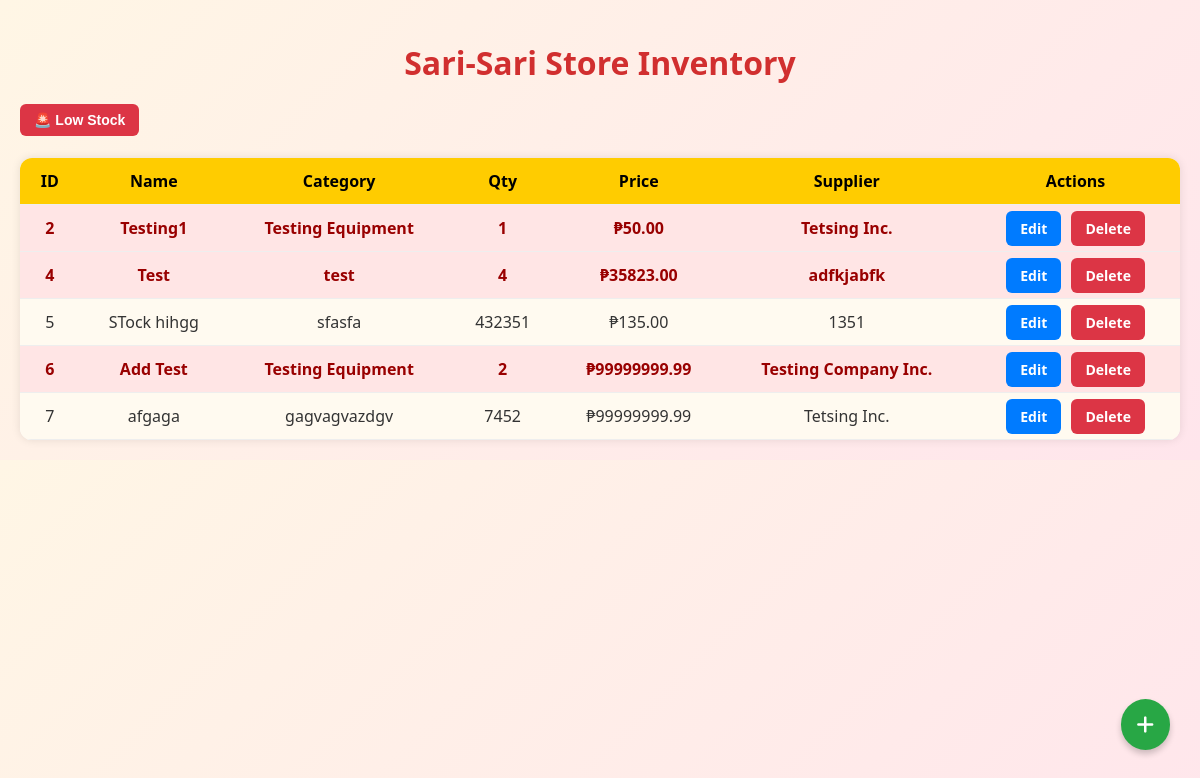
The page / on the database its author committed.
### tables this page shows
CREATE TABLE `products` (
  `id` int(11) NOT NULL,
  `name` varchar(100) DEFAULT NULL,
  `category` varchar(50) DEFAULT NULL,
  `quantity` int(11) DEFAULT NULL,
  `price` decimal(10,2) DEFAULT NULL,
  `supplier` varchar(100) DEFAULT NULL
);

### index.php (the view, shortened to what this page needs)
<?php
include 'db.php';
$stmt = $conn->query("SELECT * FROM products");
$products = $stmt->fetchAll(PDO::FETCH_ASSOC);
?>
<!DOCTYPE html>
<html>
<head>
  <link rel="stylesheet" href="css/style.css">
  <link rel="stylesheet" href="https://cdnjs.cloudflare.com/ajax/libs/font-awesome/6.5.0/css/all.min.css">
</head>
<body>
    <h1>Sari-Sari Store Inventory</h1>
    <a href="add.php" class="add-button" title="Add New Product">
        <i class="fas fa-plus"></i>
    </a>
    <button class="btn-red" id="lowStockBtn">🚨 Low Stock</button><br><br>
    <table>
        <tr>
        <th>ID</th><th>Name</th><th>Category</th><th>Qty</th><th>Price</th><th>Supplier</th><th>Actions</th>
        </tr>
        <?php foreach ($products as $row): ?>
        <tr data-quantity="<?= (int)$row['quantity'] ?>">
        <td><?= htmlspecialchars($row['id']) ?></td>
        <td><?= htmlspecialchars($row['name']) ?></td>
        <td><?= htmlspecialchars($row['category']) ?></td>
        <td><?= htmlspecialchars($row['quantity']) ?></td>
        <td>&#8369;<?= htmlspecialchars($row['price']) ?></td>
        <td><?= htmlspecialchars($row['supplier']) ?></td>
        <td>
            <a href="edit.php?id=<?php echo $row['id']; ?>" class="btn-blue">Edit</a>
            <a href="delete.php?id=<?php echo $row['id']; ?>" class="btn-red" onclick="return confirm('Delete this product?');">Delete</a>
        </td>
        </tr>
        <?php endforeach; ?>
    </table>
    </body>
</html>

### css/style.css (style rules this page uses)
body { font-family: 'Segoe UI', sans-serif; background: linear-gradient(135deg, #fff6e5, #ffe5ec); color: #333; margin: 0; padding: 20px; }
h1, h2 { text-align: center; color: #d12f2f; margin-bottom: 20px; }
a { color: #d12f2f; text-decoration: none; font-weight: bold; }
button { background-color: #ffb703; color: #000; padding: 10px 20px; border: none; border-radius: 8px; cursor: pointer; font-weight: bold; transition: background-color 0.2s; }
.add-button { display: inline-block; background-color: #28a745; color: white; font-size: 20px; border-radius: 50%; padding: 12px 16px; text-align: center; text-decoration: none; font-weight: bold; box-shadow: 0 4px 6px rgba(0, 0, 0, 0.2); transition: background-color 0.3s, transform 0.2s; margin-bottom: 20px; }
.add-button { position: fixed; bottom: 30px; right: 30px; z-index: 1000; }
.btn-blue { background-color: #007bff; color: white; font-size: 14px; padding: 8px 14px; border-radius: 6px; text-decoration: none; font-weight: bold; transition: background-color 0.3s, transform 0.2s; margin-right: 6px; }
.btn-red { background-color: #dc3545; color: white; font-size: 14px; padding: 8px 14px; border-radius: 6px; text-decoration: none; font-weight: bold; transition: background-color 0.3s, transform 0.2s; }
table { width: 100%; border-collapse: collapse; background: #fff; box-shadow: 0 0 10px rgba(0, 0, 0, 0.1); border-radius: 12px; overflow: hidden; }
th, td { padding: 12px 15px; text-align: center; border-bottom: 1px solid #eee; }
th { background-color: #ffcc00; color: #000; }
tr:nth-child(even) { background-color: #fffaf0; }

### rows shown on the page
products: id "2", name "Testing1", category "Testing Equipment", quantity "1", price "50.00", supplier "Tetsing Inc."
products: id "4", name "Test", category "test", quantity "4", price "35823.00", supplier "adfkjabfk"
products: id "5", name "STock hihgg", category "sfasfa", quantity "432351", price "135.00", supplier "1351"
products: id "6", name "Add Test", category "Testing Equipment", quantity "2", price "99999999.99", supplier "Testing Company Inc."
products: id "7", name "afgaga", category "gagvagvazdgv", quantity "7452", price "99999999.99", supplier "Tetsing Inc."
